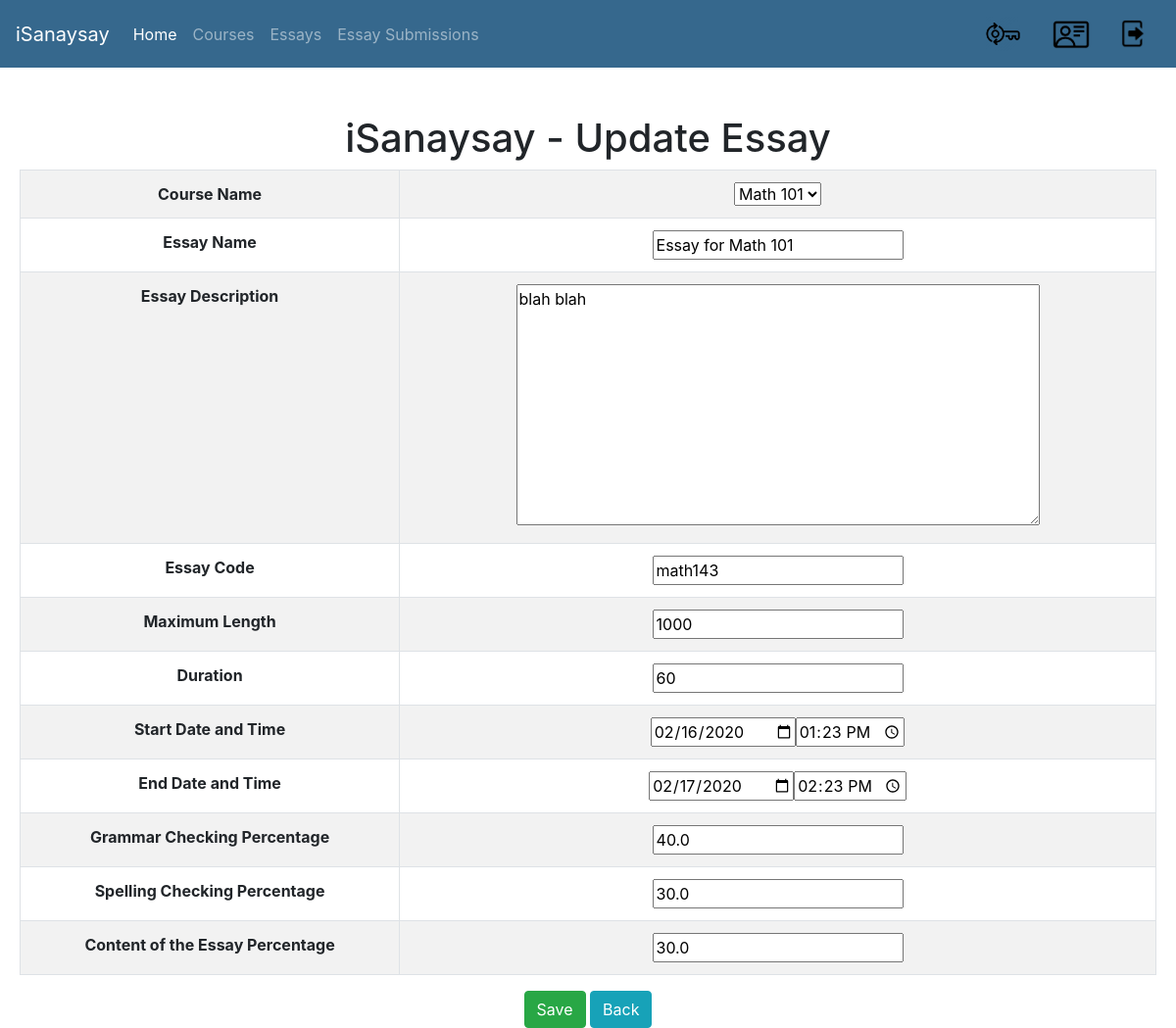
The app's page /isanaysay/update_essay/1 (signed in), older data.
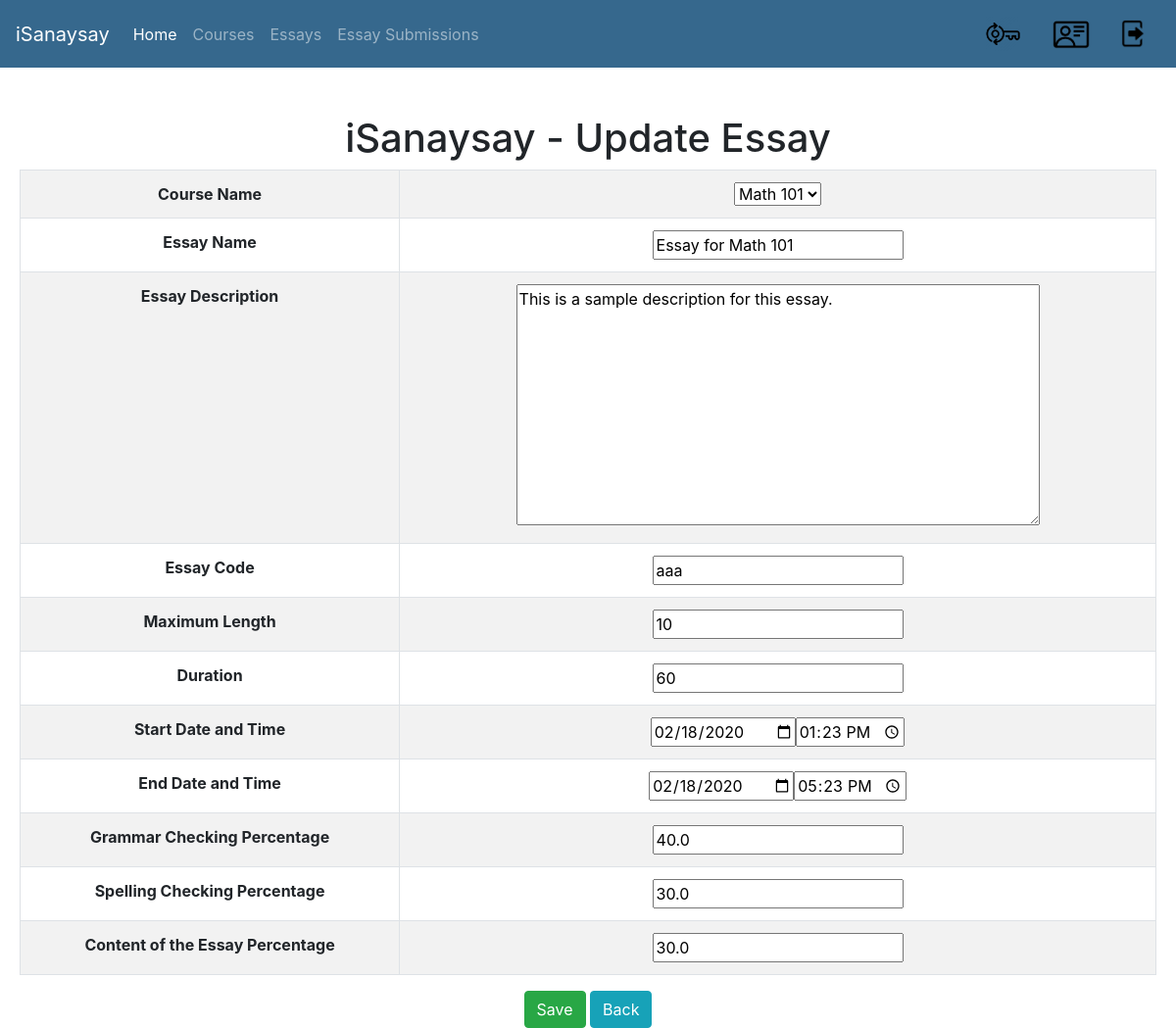
The same page, newer data.
### users/models.py (models this page shows, shortened)
class Essay(models.Model):
    course = models.ForeignKey(Course, verbose_name="Course", on_delete = models.CASCADE)
    name = models.CharField(verbose_name="Essay Name", max_length=300)
    essay_description = models.CharField(verbose_name="Essay Description", max_length=1500)
    essay_code = models.CharField(verbose_name="Essay Code", max_length=100)
    maximum_length = models.IntegerField(verbose_name="Maximum Length")
    start_date_time = models.DateTimeField(verbose_name="Essay Start Date and Time")
    end_date_time = models.DateTimeField(verbose_name="Essay End Date and Time")
    duration = models.IntegerField(verbose_name="Duration")
    criteria_no_1 = models.FloatField(verbose_name="Grammar",default=0)
    criteria_no_2 = models.FloatField(verbose_name="Spelling",default=0)
    criteria_no_3 = models.FloatField(verbose_name="Content",default=0)

### users/views.py (the view)
# urls.py: url(r'^update_essay/(?P<essay_id>\d+)$', update_essay, name='update-essay'),
def update_essay(request, essay_id):
    template = "update_essay.html"
    essay = Essay.objects.get(id=int(essay_id))
    if request.method == "POST":
        form = EssayForm(request.POST, instance=essay)
        if form.is_valid():
            form.save()
            context = {
                'essay_form': EssayForm(instance=essay),
            }
    else:
        context = {
            'essay_form': EssayForm(instance=essay),
        }
    return render(request, template, context)

### users/forms.py
class EssayForm(forms.ModelForm):
	essay_description = forms.CharField(widget=forms.Textarea(attrs={"rows":10, "cols":50}))
	start_date_time = forms.SplitDateTimeField(label='What is the essay start date and time?', widget=forms.SplitDateTimeWidget(date_attrs={'type':'date'},time_attrs={'type':'time'}))
	end_date_time = forms.SplitDateTimeField(label='What is the essay end date and time?', widget=forms.SplitDateTimeWidget(date_attrs={'type':'date'},time_attrs={'type':'time'}))
	class Meta:
		model = Essay
		fields = '__all__'

### users/models.py (called while the page is built)
    def __str__(self):
        return "%s" % self.course_code

### templates/update_essay.html (shortened to what this page needs)
{% extends 'base.html' %}
{% block content %}
	<div id="parent"><div id="child"><br/><br/>
		<h1>iSanaysay - Update Essay</h1>
		<form role="form" action="" method="POST">
			<table class="table table-bordered table-striped">
				<tbody>
					<tr>
						<th>Course Name</th>
						<th>{{ essay_form.course }}</th>
					</tr>
					<tr>
						<th>Essay Name</th>
						<th>{{ essay_form.name }}</th>
					</tr>
					<tr>
						<th>Essay Description</th>
						<th>{{ essay_form.essay_description }}</th>
					</tr>
					<tr>
						<th>Essay Code</th>
						<th>{{ essay_form.essay_code }}</th>
					</tr>
					<tr>
						<th>Maximum Length</th>
						<th>{{ essay_form.maximum_length }}</th>
					</tr>
					<tr>
						<th>Duration</th>
						<th>{{ essay_form.duration }}</th>
					</tr>
					<tr>
						<th>Start Date and Time</th>
						<th>{{ essay_form.start_date_time }}</th>
					</tr>
					<tr>
						<th>End Date and Time</th>
						<th>{{ essay_form.end_date_time }}</th>
					</tr>
					<tr>
						<th>Grammar Checking Percentage</th>
						<th>{{ essay_form.criteria_no_1 }}</th>
					</tr>
					<tr>
						<th>Spelling Checking Percentage</th>
						<th>{{ essay_form.criteria_no_2 }}</th>
					</tr>
					<tr>
						<th>Content of the Essay Percentage</th>
						<th>{{ essay_form.criteria_no_3 }}</th>
					</tr>
				</tbody>
			</table>
			<button type="submit" class="btn btn-success">Save</button>
			<a href="{% url 'view-essays' %}" class="btn btn-info">Back</a>
		</form>
	</div></div>
{% endblock %}

Row changes from the older to the newer data that the page shows:
changed Essay "Math 101": essay_description "blah blah" → "This is a sample description for this essay."; essay_code "math143" → "aaa"; maximum_length "1000" → "10"
Text that changed along with them:
form field start_date_time_0: "02/16/2020" → "02/18/2020"
form field end_date_time: "02/17/2020" → "02/18/2020"
form field end_date_time: "14:23:00" → "17:23:00"
